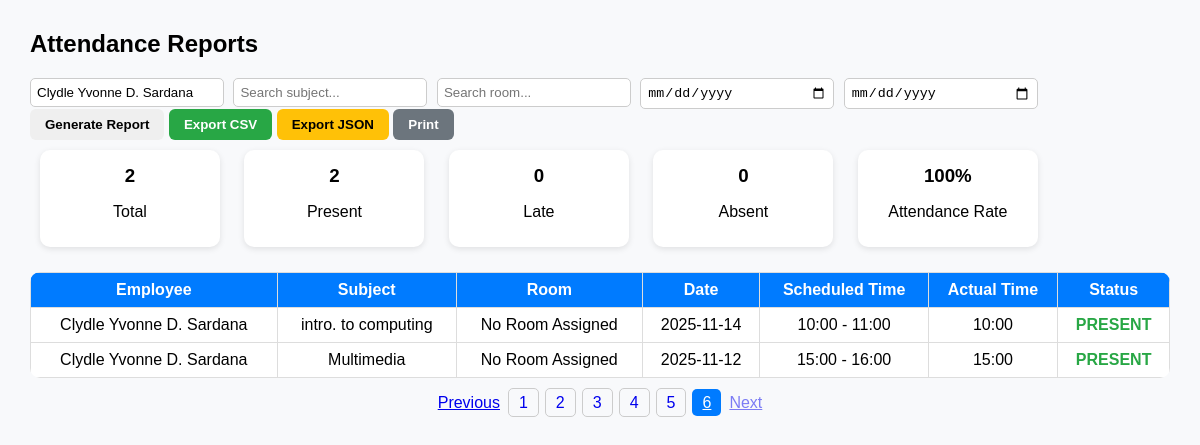
The page /attendance_report.php?employee=Clydle Yvonne D. Sardana on the database its author committed.
### tables this page shows
CREATE TABLE `attendance` (
  `attendance_id` int(11) NOT NULL,
  `employee_id` varchar(10) DEFAULT NULL,
  `schedule_id` int(11) DEFAULT NULL,
  `date` date DEFAULT NULL,
  `status` enum('PRESENT','LATE','ABSENT') DEFAULT NULL,
  `time_marked` time DEFAULT NULL,
  `actual_time` time DEFAULT NULL
);

CREATE TABLE `employees` (
  `employee_id` varchar(10) NOT NULL,
  `name` varchar(100) DEFAULT NULL,
  `email` varchar(100) DEFAULT NULL,
  `department` varchar(50) DEFAULT NULL
);

CREATE TABLE `subjects` (
  `subject_id` int(11) NOT NULL,
  `subject_name` varchar(100) DEFAULT NULL,
  `room_name` varchar(100) DEFAULT NULL,
  `room` varchar(100) DEFAULT NULL,
  `class_date` date DEFAULT NULL
);

### attendance_report.php (the view, shortened to what this page needs)
<?php
$servername = "localhost";
$username = "root";
$password = "";
$dbname = "meams1";
$conn = new mysqli($servername, $username, $password, $dbname);
$employee_search = $_GET['employee'] ?? '';
$subject_search  = $_GET['subject'] ?? '';
$room_search     = $_GET['room'] ?? '';
$start_date      = $_GET['start_date'] ?? '';
$end_date        = $_GET['end_date'] ?? '';
$sql = "
    SELECT
        a.attendance_id,
        e.name AS employee_name,
        s.subject_name,
        COALESCE(r.room_name, 'No Room Assigned') AS room_name,
        a.date,
        TIME_FORMAT(sch.start_time, '%H:%i') AS scheduled_start,
        TIME_FORMAT(sch.end_time, '%H:%i') AS scheduled_end,
        TIME_FORMAT(a.time_marked, '%H:%i') AS time_marked,
        a.status
    FROM attendance a
    LEFT JOIN employees e ON a.employee_id = e.employee_id
    LEFT JOIN schedule sch ON a.schedule_id = sch.schedule_id
    LEFT JOIN subjects s ON sch.subject_id = s.subject_id
    LEFT JOIN rooms r ON sch.room_id = r.room_id
    WHERE 1=1
";
if (!empty($employee_search)) {
    $emp = $conn->real_escape_string($employee_search);
    $sql .= " AND e.name LIKE '%$emp%'";
}
$sql .= " ORDER BY a.date DESC";
$result = $conn->query($sql);
$rows = [];
$total = $present = $late = $absent = 0;
while ($row = $result->fetch_assoc()) {
    $rows[] = $row;
    $total++;
    if ($row['status'] == 'PRESENT') $present++;
    elseif ($row['status'] == 'LATE') $late++;
    elseif ($row['status'] == 'ABSENT') $absent++;
}
$attendance_rate = $total > 0 ? round((($present + $late) / $total) * 100, 1) : 0;
?>
<!DOCTYPE html>
<html lang="en">
<head>
</head>
<body>
<h2>Attendance Reports</h2>
<form method="GET" action="attendance_report.php" class="filters">
<input type="text" name="employee" placeholder="Search employee..."
       value="<?= htmlspecialchars($employee_search) ?>">
<input type="text" name="subject" placeholder="Search subject..."
       value="<?= htmlspecialchars($subject_search) ?>">
<input type="text" name="room" placeholder="Search room..."
       value="<?= htmlspecialchars($room_search) ?>">
<input type="date" name="start_date" value="<?= $start_date ?>">
<input type="date" name="end_date" value="<?= $end_date ?>">
<button type="submit" name="generate_report">Generate Report</button>
<button type="button" onclick="exportCSV()" class="btn-csv">Export CSV</button>
<button type="button" onclick="exportJSON()" class="btn-json">Export JSON</button>
<button type="button" onclick="window.print()" class="btn-print">Print</button>
</form>
<div>
  <div class="card"><h3><?= $total ?></h3><p>Total</p></div>
  <div class="card"><h3><?= $present ?></h3><p>Present</p></div>
  <div class="card"><h3><?= $late ?></h3><p>Late</p></div>
  <div class="card"><h3><?= $absent ?></h3><p>Absent</p></div>
  <div class="card"><h3><?= $attendance_rate ?>%</h3><p>Attendance Rate</p></div>
</div>
<?php if (!empty($rows)): ?>
<table>
    <thead>
        <tr>
            <th>Employee</th>
            <th>Subject</th>
            <th>Room</th>
            <th>Date</th>
            <th>Scheduled Time</th>
            <th>Actual Time</th>
            <th>Status</th>
        </tr>
    </thead>
    <tbody>
        <?php foreach ($rows as $r): ?>
        <tr>
            <td><?= htmlspecialchars($r['employee_name']) ?></td>
            <td><?= htmlspecialchars($r['subject_name']) ?></td>
            <td><?= htmlspecialchars($r['room_name']) ?></td>
            <td><?= htmlspecialchars($r['date']) ?></td>
            <td><?= $r['scheduled_start'] ?> - <?= $r['scheduled_end'] ?></td>
            <td><?= htmlspecialchars($r['time_marked']) ?></td>
            <td class="status-<?= strtolower($r['status']) ?>"><?= $r['status'] ?></td>
        </tr>
        <?php endforeach; ?>
    </tbody>
</table>
<?php else: ?>
<p><strong>No records found.</strong></p>
<?php endif; ?>
<?php
$pages = [
    "employees.php",
    "room.php",
    "subjects.php",
    "schedule.php",
    "attendance.php",
    "attendance_report.php"
];
$current_page = basename($_SERVER['PHP_SELF']);
$current_index = array_search($current_page, $pages);
?>
<nav aria-label="Page navigation example">
  <ul class="pagination" style="display: flex; justify-content: center; list-style: none; padding: 0;">
    <li class="page-item" style="margin: 0 5px; <?= $current_index <= 0 ? 'pointer-events:none; opacity:0.5;' : '' ?>">
      <a class="page-link" href="<?= $current_index > 0 ? $pages[$current_index - 1] : '#' ?>">Previous</a>
    </li>
    <?php foreach ($pages as $index => $page): ?>
      <li class="page-item <?= $page == $current_page ? 'active' : '' ?>" style="margin: 0 3px;">
        <a class="page-link" href="<?= $page ?>" style="<?= $page == $current_page ? 'background:#007bff; color:white; border-radius:5px; padding:5px 10px;' : 'padding:5px 10px; text-decoration:none; border:1px solid #ccc; border-radius:5px;' ?>">
          <?= $index + 1 ?>
        </a>
      </li>
    <?php endforeach; ?>
    <li class="page-item" style="margin: 0 5px; <?= $current_index >= count($pages) - 1 ? 'pointer-events:none; opacity:0.5;' : '' ?>">
      <a class="page-link" href="<?= $current_index < count($pages) - 1 ? $pages[$current_index + 1] : '#' ?>">Next</a>
    </li>
  </ul>
</nav>
</body>
</html>

### attendance_report.php (style rules this page uses)
body { font-family: Arial, sans-serif; background: #f8f9fb; margin: 30px; }
h2 { margin-bottom: 20px; }
input[type="text"], input[type="date"] { padding: 6px; border-radius: 5px; border: 1px solid #ccc; width: 180px; margin-right: 5px; }
button { padding: 8px 15px; border: none; border-radius: 6px; cursor: pointer; font-weight: bold; }
.btn-csv { background: #28a745; color: white; }
.btn-json { background: #ffc107; color: black; }
.btn-print { background: #6c757d; color: white; }
.card { display: inline-block; width: 160px; background: white; border-radius: 10px; padding: 10px; margin: 10px; text-align: center; box-shadow: 0 2px 6px rgba(0,0,0,0.1); }
.card h3 { margin: 5px 0; }
table { width: 100%; border-collapse: collapse; margin-top: 15px; background: white; border-radius: 10px; overflow: hidden; }
th, td { border: 1px solid #ddddddff; padding: 8px; text-align: center; vertical-align: middle; }
th { background: #007bff; color: white; }
.status-present { color: #28a745; font-weight: bold; }

### rows shown on the page
attendance: employee.name "Clydle Yvonne D. Sardana", subjects.subject_name "intro. to computing", room_name "No Room Assigned", date "2025-11-14", scheduled_start "10:00", scheduled_end "11:00", time_marked "10:00", status "PRESENT"
attendance: employee.name "Clydle Yvonne D. Sardana", subjects.subject_name "Multimedia", room_name "No Room Assigned", date "2025-11-12", scheduled_start "15:00", scheduled_end "16:00", time_marked "15:00", status "PRESENT"

### other values the page prints
$total "2"
$present "2"
$late "0"
$absent "0"
$attendance_rate "100"
